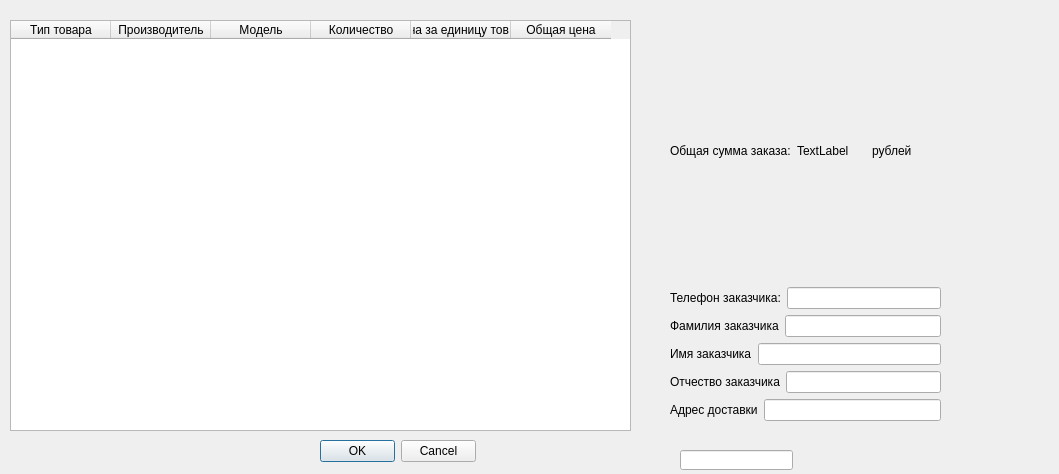
<?xml version="1.0" encoding="UTF-8"?>
<ui version="4.0">
 <class>Basket</class>
 <widget class="QDialog" name="Basket">
  <property name="geometry">
   <rect>
    <x>0</x>
    <y>0</y>
    <width>1059</width>
    <height>474</height>
   </rect>
  </property>
  <property name="windowTitle">
   <string>Dialog</string>
  </property>
  <widget class="QTableWidget" name="tableWidgetBasket">
   <property name="geometry">
    <rect>
     <x>10</x>
     <y>20</y>
     <width>621</width>
     <height>411</height>
    </rect>
   </property>
   <column>
    <property name="text">
     <string>Тип товара</string>
    </property>
   </column>
   <column>
    <property name="text">
     <string>Производитель</string>
    </property>
   </column>
   <column>
    <property name="text">
     <string>Модель</string>
    </property>
   </column>
   <column>
    <property name="text">
     <string>Количество</string>
    </property>
   </column>
   <column>
    <property name="text">
     <string>Цена за единицу товара</string>
    </property>
   </column>
   <column>
    <property name="text">
     <string>Общая цена</string>
    </property>
   </column>
  </widget>
  <widget class="QWidget" name="verticalLayoutWidget">
   <property name="geometry">
    <rect>
     <x>670</x>
     <y>20</y>
     <width>271</width>
     <height>401</height>
    </rect>
   </property>
   <layout class="QVBoxLayout" name="verticalLayout">
    <item>
     <layout class="QHBoxLayout" name="horizontalLayout">
      <item>
       <widget class="QLabel" name="label">
        <property name="text">
         <string>Общая сумма заказа:</string>
        </property>
       </widget>
      </item>
      <item>
       <widget class="QLabel" name="labelSumm">
        <property name="text">
         <string>TextLabel</string>
        </property>
       </widget>
      </item>
      <item>
       <widget class="QLabel" name="label_3">
        <property name="text">
         <string>рублей</string>
        </property>
       </widget>
      </item>
     </layout>
    </item>
    <item>
     <layout class="QHBoxLayout" name="horizontalLayout_2">
      <item>
       <widget class="QLabel" name="label_2">
        <property name="text">
         <string>Телефон заказчика:</string>
        </property>
       </widget>
      </item>
      <item>
       <widget class="QLineEdit" name="lineEditNumber"/>
      </item>
     </layout>
    </item>
    <item>
     <layout class="QHBoxLayout" name="horizontalLayout_3">
      <item>
       <widget class="QLabel" name="label_4">
        <property name="text">
         <string>Фамилия заказчика</string>
        </property>
       </widget>
      </item>
      <item>
       <widget class="QLineEdit" name="lineEditSur"/>
      </item>
     </layout>
    </item>
    <item>
     <layout class="QHBoxLayout" name="horizontalLayout_4">
      <item>
       <widget class="QLabel" name="label_5">
        <property name="text">
         <string>Имя заказчика</string>
        </property>
       </widget>
      </item>
      <item>
       <widget class="QLineEdit" name="lineEditName"/>
      </item>
     </layout>
    </item>
    <item>
     <layout class="QHBoxLayout" name="horizontalLayout_5">
      <item>
       <widget class="QLabel" name="label_6">
        <property name="text">
         <string>Отчество заказчика</string>
        </property>
       </widget>
      </item>
      <item>
       <widget class="QLineEdit" name="lineEditPat"/>
      </item>
     </layout>
    </item>
    <item>
     <layout class="QHBoxLayout" name="horizontalLayout_6">
      <item>
       <widget class="QLabel" name="label_7">
        <property name="text">
         <string>Адрес доставки</string>
        </property>
       </widget>
      </item>
      <item>
       <widget class="QLineEdit" name="lineEditAddres"/>
      </item>
     </layout>
    </item>
   </layout>
  </widget>
  <widget class="QDialogButtonBox" name="buttonBox">
   <property name="geometry">
    <rect>
     <x>320</x>
     <y>440</y>
     <width>156</width>
     <height>23</height>
    </rect>
   </property>
   <property name="standardButtons">
    <set>QDialogButtonBox::Cancel|QDialogButtonBox::Ok</set>
   </property>
  </widget>
  <widget class="QLineEdit" name="statusBar">
   <property name="geometry">
    <rect>
     <x>680</x>
     <y>450</y>
     <width>113</width>
     <height>20</height>
    </rect>
   </property>
  </widget>
 </widget>
 <resources/>
 <connections/>
</ui>
